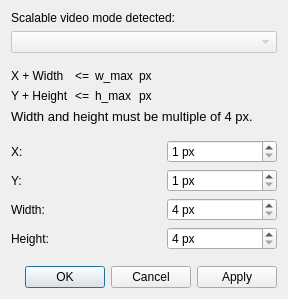
<?xml version="1.0" encoding="UTF-8"?>
<ui version="4.0">
 <class>AoiDialog</class>
 <widget class="QDialog" name="AoiDialog">
  <property name="geometry">
   <rect>
    <x>0</x>
    <y>0</y>
    <width>288</width>
    <height>299</height>
   </rect>
  </property>
  <property name="windowTitle">
   <string>Dialog</string>
  </property>
  <property name="windowIcon">
   <iconset resource="squid.qrc">
    <normaloff>:/ico</normaloff>:/ico</iconset>
  </property>
  <layout class="QVBoxLayout" name="verticalLayout_5">
   <item>
    <widget class="QLabel" name="label_7">
     <property name="text">
      <string>Scalable video mode detected:</string>
     </property>
    </widget>
   </item>
   <item>
    <widget class="QComboBox" name="format7ModeComboBox">
     <property name="enabled">
      <bool>false</bool>
     </property>
    </widget>
   </item>
   <item>
    <spacer name="verticalSpacer_3">
     <property name="orientation">
      <enum>Qt::Vertical</enum>
     </property>
     <property name="sizeType">
      <enum>QSizePolicy::Fixed</enum>
     </property>
     <property name="sizeHint" stdset="0">
      <size>
       <width>20</width>
       <height>10</height>
      </size>
     </property>
    </spacer>
   </item>
   <item>
    <layout class="QHBoxLayout" name="horizontalLayout">
     <item>
      <layout class="QVBoxLayout" name="verticalLayout_2">
       <item>
        <widget class="QLabel" name="label_5">
         <property name="text">
          <string>X + Width</string>
         </property>
        </widget>
       </item>
       <item>
        <widget class="QLabel" name="label_6">
         <property name="text">
          <string>Y + Height</string>
         </property>
        </widget>
       </item>
      </layout>
     </item>
     <item>
      <layout class="QVBoxLayout" name="verticalLayout_3">
       <item>
        <widget class="QLabel" name="label_8">
         <property name="text">
          <string>&lt;=</string>
         </property>
        </widget>
       </item>
       <item>
        <widget class="QLabel" name="label_9">
         <property name="text">
          <string>&lt;=</string>
         </property>
        </widget>
       </item>
      </layout>
     </item>
     <item>
      <layout class="QVBoxLayout" name="verticalLayout">
       <item>
        <widget class="QLabel" name="wMax">
         <property name="text">
          <string>w_max</string>
         </property>
        </widget>
       </item>
       <item>
        <widget class="QLabel" name="hMax">
         <property name="text">
          <string>h_max</string>
         </property>
        </widget>
       </item>
      </layout>
     </item>
     <item>
      <layout class="QVBoxLayout" name="verticalLayout_4">
       <item>
        <widget class="QLabel" name="label_10">
         <property name="text">
          <string>px</string>
         </property>
        </widget>
       </item>
       <item>
        <widget class="QLabel" name="label_11">
         <property name="text">
          <string>px</string>
         </property>
        </widget>
       </item>
      </layout>
     </item>
     <item>
      <spacer name="horizontalSpacer_5">
       <property name="orientation">
        <enum>Qt::Horizontal</enum>
       </property>
       <property name="sizeHint" stdset="0">
        <size>
         <width>40</width>
         <height>20</height>
        </size>
       </property>
      </spacer>
     </item>
    </layout>
   </item>
   <item>
    <widget class="QLabel" name="label_12">
     <property name="text">
      <string>&lt;!DOCTYPE HTML PUBLIC &quot;-//W3C//DTD HTML 4.0//EN&quot; &quot;http://www.w3.org/TR/REC-html40/strict.dtd&quot;&gt;
&lt;html&gt;&lt;head&gt;&lt;meta name=&quot;qrichtext&quot; content=&quot;1&quot; /&gt;&lt;style type=&quot;text/css&quot;&gt;
p, li { white-space: pre-wrap; }
&lt;/style&gt;&lt;/head&gt;&lt;body style=&quot; font-family:'Sans Serif'; font-size:9pt; font-weight:400; font-style:normal;&quot;&gt;
&lt;table border=&quot;0&quot; style=&quot;-qt-table-type: root; margin-top:4px; margin-bottom:4px; margin-left:4px; margin-right:4px;&quot;&gt;
&lt;tr&gt;
&lt;td style=&quot;border: none;&quot;&gt;
&lt;p style=&quot; margin-top:0px; margin-bottom:0px; margin-left:0px; margin-right:0px; -qt-block-indent:0; text-indent:0px;&quot;&gt;&lt;span style=&quot; font-size:10pt;&quot;&gt;Width and height must be multiple of 4 px.&lt;/span&gt;&lt;/p&gt;&lt;/td&gt;&lt;/tr&gt;&lt;/table&gt;&lt;/body&gt;&lt;/html&gt;</string>
     </property>
     <property name="textFormat">
      <enum>Qt::RichText</enum>
     </property>
     <property name="scaledContents">
      <bool>false</bool>
     </property>
     <property name="wordWrap">
      <bool>false</bool>
     </property>
    </widget>
   </item>
   <item>
    <spacer name="verticalSpacer_2">
     <property name="orientation">
      <enum>Qt::Vertical</enum>
     </property>
     <property name="sizeType">
      <enum>QSizePolicy::Fixed</enum>
     </property>
     <property name="sizeHint" stdset="0">
      <size>
       <width>20</width>
       <height>10</height>
      </size>
     </property>
    </spacer>
   </item>
   <item>
    <layout class="QHBoxLayout" name="horizontalLayout_3">
     <item>
      <widget class="QLabel" name="label">
       <property name="text">
        <string>X:</string>
       </property>
      </widget>
     </item>
     <item>
      <spacer name="horizontalSpacer_4">
       <property name="orientation">
        <enum>Qt::Horizontal</enum>
       </property>
       <property name="sizeType">
        <enum>QSizePolicy::Preferred</enum>
       </property>
       <property name="sizeHint" stdset="0">
        <size>
         <width>40</width>
         <height>20</height>
        </size>
       </property>
      </spacer>
     </item>
     <item>
      <widget class="QSpinBox" name="leftSpinBox">
       <property name="sizePolicy">
        <sizepolicy hsizetype="Preferred" vsizetype="Fixed">
         <horstretch>0</horstretch>
         <verstretch>0</verstretch>
        </sizepolicy>
       </property>
       <property name="suffix">
        <string> px</string>
       </property>
       <property name="minimum">
        <number>1</number>
       </property>
       <property name="maximum">
        <number>9999</number>
       </property>
      </widget>
     </item>
    </layout>
   </item>
   <item>
    <layout class="QHBoxLayout" name="horizontalLayout_4">
     <item>
      <widget class="QLabel" name="label_2">
       <property name="text">
        <string>Y:</string>
       </property>
      </widget>
     </item>
     <item>
      <spacer name="horizontalSpacer">
       <property name="orientation">
        <enum>Qt::Horizontal</enum>
       </property>
       <property name="sizeType">
        <enum>QSizePolicy::Preferred</enum>
       </property>
       <property name="sizeHint" stdset="0">
        <size>
         <width>40</width>
         <height>20</height>
        </size>
       </property>
      </spacer>
     </item>
     <item>
      <widget class="QSpinBox" name="topSpinBox">
       <property name="sizePolicy">
        <sizepolicy hsizetype="Preferred" vsizetype="Fixed">
         <horstretch>0</horstretch>
         <verstretch>0</verstretch>
        </sizepolicy>
       </property>
       <property name="suffix">
        <string> px</string>
       </property>
       <property name="minimum">
        <number>1</number>
       </property>
       <property name="maximum">
        <number>9999</number>
       </property>
      </widget>
     </item>
    </layout>
   </item>
   <item>
    <layout class="QHBoxLayout" name="horizontalLayout_5">
     <item>
      <widget class="QLabel" name="label_3">
       <property name="text">
        <string>Width:</string>
       </property>
      </widget>
     </item>
     <item>
      <spacer name="horizontalSpacer_2">
       <property name="orientation">
        <enum>Qt::Horizontal</enum>
       </property>
       <property name="sizeType">
        <enum>QSizePolicy::Preferred</enum>
       </property>
       <property name="sizeHint" stdset="0">
        <size>
         <width>40</width>
         <height>20</height>
        </size>
       </property>
      </spacer>
     </item>
     <item>
      <widget class="QSpinBox" name="widthSpinBox">
       <property name="sizePolicy">
        <sizepolicy hsizetype="Preferred" vsizetype="Fixed">
         <horstretch>0</horstretch>
         <verstretch>0</verstretch>
        </sizepolicy>
       </property>
       <property name="suffix">
        <string> px</string>
       </property>
       <property name="minimum">
        <number>4</number>
       </property>
       <property name="maximum">
        <number>9999</number>
       </property>
       <property name="singleStep">
        <number>4</number>
       </property>
      </widget>
     </item>
    </layout>
   </item>
   <item>
    <layout class="QHBoxLayout" name="horizontalLayout_6">
     <item>
      <widget class="QLabel" name="label_4">
       <property name="text">
        <string>Height:</string>
       </property>
      </widget>
     </item>
     <item>
      <spacer name="horizontalSpacer_3">
       <property name="orientation">
        <enum>Qt::Horizontal</enum>
       </property>
       <property name="sizeType">
        <enum>QSizePolicy::Preferred</enum>
       </property>
       <property name="sizeHint" stdset="0">
        <size>
         <width>40</width>
         <height>20</height>
        </size>
       </property>
      </spacer>
     </item>
     <item>
      <widget class="QSpinBox" name="heightSpinBox">
       <property name="sizePolicy">
        <sizepolicy hsizetype="Preferred" vsizetype="Fixed">
         <horstretch>0</horstretch>
         <verstretch>0</verstretch>
        </sizepolicy>
       </property>
       <property name="suffix">
        <string> px</string>
       </property>
       <property name="minimum">
        <number>4</number>
       </property>
       <property name="maximum">
        <number>9999</number>
       </property>
       <property name="singleStep">
        <number>4</number>
       </property>
      </widget>
     </item>
    </layout>
   </item>
   <item>
    <spacer name="verticalSpacer">
     <property name="orientation">
      <enum>Qt::Vertical</enum>
     </property>
     <property name="sizeType">
      <enum>QSizePolicy::Fixed</enum>
     </property>
     <property name="sizeHint" stdset="0">
      <size>
       <width>20</width>
       <height>10</height>
      </size>
     </property>
    </spacer>
   </item>
   <item>
    <widget class="QDialogButtonBox" name="buttonBox">
     <property name="orientation">
      <enum>Qt::Horizontal</enum>
     </property>
     <property name="standardButtons">
      <set>QDialogButtonBox::Apply|QDialogButtonBox::Cancel|QDialogButtonBox::Ok</set>
     </property>
    </widget>
   </item>
  </layout>
 </widget>
 <resources>
  <include location="squid.qrc"/>
 </resources>
 <connections>
  <connection>
   <sender>buttonBox</sender>
   <signal>accepted()</signal>
   <receiver>AoiDialog</receiver>
   <slot>accept()</slot>
   <hints>
    <hint type="sourcelabel">
     <x>248</x>
     <y>254</y>
    </hint>
    <hint type="destinationlabel">
     <x>157</x>
     <y>274</y>
    </hint>
   </hints>
  </connection>
  <connection>
   <sender>buttonBox</sender>
   <signal>rejected()</signal>
   <receiver>AoiDialog</receiver>
   <slot>reject()</slot>
   <hints>
    <hint type="sourcelabel">
     <x>316</x>
     <y>260</y>
    </hint>
    <hint type="destinationlabel">
     <x>286</x>
     <y>274</y>
    </hint>
   </hints>
  </connection>
 </connections>
</ui>
